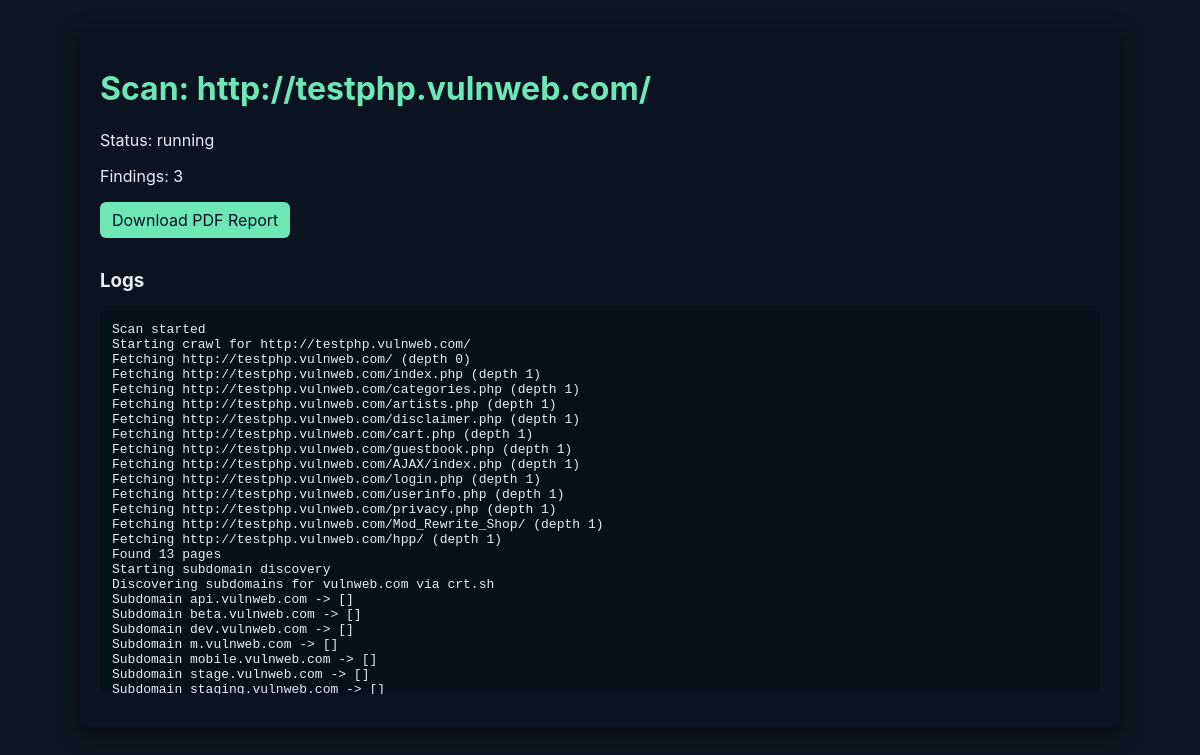
/scan/2, run on the app's committed database.
### models.py (models this page shows)
class ScanJob(Base):
    __tablename__ = "scan_jobs"
    id = Column(Integer, primary_key=True, index=True)
    target = Column(String(512), nullable=False)
    profile = Column(String(64), default="default")
    status = Column(String(32), default="queued")
    created_at = Column(DateTime, default=datetime.utcnow)
    finished_at = Column(DateTime, nullable=True)
    logs = Column(Text, default="")
    findings = relationship("Finding", back_populates="scanjob", cascade="all,delete-orphan")
    subdomains = relationship("Subdomain", back_populates="scanjob", cascade="all,delete-orphan")

### app.py (the view, shortened to what this page needs)
@app.route("/scan/<int:job_id>")
def scan(job_id):
    db = SessionLocal()
    job = db.query(ScanJob).filter(ScanJob.id == job_id).first()
    if not job:
        db.close()
        return "Job not found", 404
    findings = db.query(Finding).filter(Finding.scanjob_id == job_id).order_by(Finding.created_at).all()
    subs = db.query(Subdomain).filter(Subdomain.scanjob_id == job_id).order_by(Subdomain.created_at).all()
    job.findings = findings
    job.subdomains = subs
    db.close()
    return render_template("scan.html", job=job)

### templates/scan.html (shortened to what this page needs)
<!doctype html>
<html>
<head>
  <link rel="stylesheet" href="/static/style.css">
</head>
<body>
  <div class="container">
    <h1>Scan: {{ job.target }}</h1>
    <p>Status: <span id="status">{{ job.status }}</span></p>
    <p>Findings: <span id="count">{{ (job.findings|length) if job.findings else 0 }}</span></p>
    <a id="download-link" class="btn hidden" href="/scan/{{ job.id }}/download">Download PDF Report</a>
    <h3 id="logs-title">Logs</h3>
    <pre id="logs">{{ job.logs or '' }}</pre>
  </div>
</body>
</html>

### static/style.css (style rules this page uses)
body { font-family:Inter, Roboto, Arial, sans-serif;background:#0f1724;color:#e6eef8;padding:20px }
.container { max-width:1000px;margin:0 auto;background:#0b1220;padding:20px;border-radius:8px;box-shadow:0 6px 20px rgba(0,0,0,0.6) }
h1 { color:#6ee7b7 }
pre { background:#07101a;padding:12px;border-radius:6px;max-height:360px;overflow:auto }
a { color: #9be7d8; text-decoration: none; }

### templates/scan.html (style rules this page uses)
#logs { background:#04101a; padding:12px; border-radius:6px; max-height:360px; overflow:auto; white-space:pre-wrap; font-family:monospace; }
.hidden { display:none; }
.btn { display:inline-block; padding:8px 12px; border-radius:6px; background:#6ee7b7; color:#012; text-decoration:none; margin-bottom:12px; }

### data on the page
ScanJob: target "http://testphp.vulnweb.com/", status "running", logs "Scan started Starting crawl for http://testphp.vulnweb.com/ Fetching http://testphp.vulnweb.com/ (depth 0) Fetching http://testphp.vulnweb.com/index.php (depth 1) Fetching http://testphp.vulnweb.com/categories.php (depth 1) Fetching http://testphp.vulnweb.com/artists.php (depth 1) Fetching http://testphp.vulnweb.com/disclaimer.php (depth 1) Fetching http://testphp.vulnweb.com/cart.php (depth 1) Fetching http://testphp.vulnweb.com/guestbook.php (depth 1) Fetching http://testphp.vulnweb.com/AJAX/index.php (depth 1) Fetching http://testphp.vulnweb.com/login.php (depth 1) Fetching http://testphp.vulnweb.com/userinfo.php (depth 1) Fetching http://testphp.vulnweb.com/privacy.php (depth 1)…"

### other printed values
{{ (job.findings|length) if job.findings else 0 }} "3"
